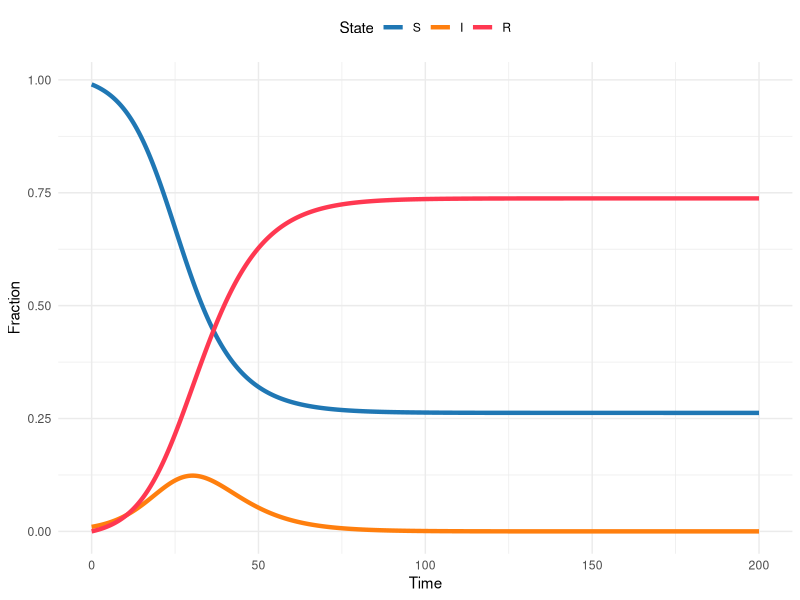

Reproduce this figure in R. (Note: this script raises an error after producing the figure.)
## ---- chunk 1
library(here)
library(rio)
library(deSolve)
library(tidyverse)
## ---- chunk 2
theme_set(theme_minimal())
## ---- chunk 3
sir_model <- function(time, state, params, ...) {
  transmission <- params["transmission"]
  recovery <- 1 / params["duration"]

  S <- state["S"]
  I <- state["I"]
  R <- state["R"]

  dSdt <- -transmission * S * I
  dIdt <- (transmission * S * I) - (recovery * I)
  dRdt <- recovery * I

  return(list(c(dSdt, dIdt, dRdt)))
}
## ---- chunk 4
sir_params <- c(transmission = 0.3, duration = 6)
sir_init_states <- c(S = 0.99, I = 0.01, R = 0)
sim_times <- seq(0, 200, by = 0.1)

sir_sol <- ode(
  y = sir_init_states,
  times = sim_times,
  func = sir_model,
  parms = sir_params
)
## ---- chunk 5
#| out-width: 100%
#| column: body

# Turn the output from the ODE solver into a tibble (dataframe)
# so we can manipulate and plot it easily
sir_sol_df <- as_tibble(sir_sol) %>%
  # Convert all columns to numeric (they are currently type
  # deSolve so will produce warnings when plotting etc)
  mutate(
    # Rather than repeatedly type the same function for every
    # column, use the across() function to apply the function
    # to a selection of columns
    across(
      # The cols argument takes a selection of columns to apply
      # a function to. Here, we want to apply the as.numeric()
      # function to all columns, so we use the function
      # everything() to select all columns.
      .cols = everything(),
      .fns = as.numeric
    )
  ) %>%
  # Convert the dataframe from wide to long format, so we have a
  # column for the time, a column for the state, and a column
  # for the proportion of the population in that state at that
  # time
  pivot_longer(
    # Don't pivot the time column
    cols = -time,
    names_to = "state",
    values_to = "proportion"
  ) %>%
  # Update the state column to be a factor, so the plot will
  # show the states in the correct order
  mutate(state = factor(state, levels = c("S", "I", "R")))

sir_colors <- c(S = "#1f77b4", I = "#ff7f0e", R = "#FF3851")

ggplot(sir_sol_df, aes(x = time, y = proportion, color = state)) +
  geom_line(linewidth = 1.5) +
  scale_color_manual(values = sir_colors) +
  labs(
    x = "Time",
    y = "Fraction",
    color = "State"
  ) +
  theme(legend.position = "top")
## ---- chunk 6
# the number of times we want to do this.
# This is a matter of choice and computational capacity
# (this model is small and quick, but that won't always be the case)
num_iterations <- 100

# since we're going to do this num_iterations times we need a place
# to store the results

for (iter in 1:num_iterations) {
  # each time take a random draw of the transmission rate from the
  # confidence interval
  sir_params <- c(transmission = runif(1, .283, .317), duration = 6)
  sir_init_states <- c(S = 0.99, I = 0.01, R = 0)
  sim_times <- seq(0, 200, by = 0.1)

  sir_sol <- ode(
    y = sir_init_states,
    times = sim_times,
    func = sir_model,
    parms = sir_params
  )
  sir_sol <- as_tibble(sir_sol)
  # mark this as the iter iteration of the loop
  sir_sol$iteration <- iter
  # if this is the first iteration, create a place to store the output
  # if it's the second or higher, append the output to the storage
  if (iter == 1) {
    sir_sol_storage <- sir_sol
  }
  if (iter > 1) {
    sir_sol_storage <- bind_rows(sir_sol_storage, sir_sol)
  }
}
## ---- chunk 7
# Turn the output from the ODE solver into a tibble (dataframe)
# so we can manipulate and plot it easily
sir_sol_df <- as_tibble(sir_sol_storage) %>%
  # Convert all columns to numeric (they are currently type deSolve
  # so will produce warnings when plotting etc)
  mutate(
    # Rather than repeatedly type the same function for every column,
    # use the across() function to apply the function to a selection
    # of columns
    across(
      # The cols argument takes a selection of columns to apply
      # a function to. Here, we want to apply the as.numeric()
      # function to all columns, so we use the function
      # everything() to select all columns.
      .cols = everything(),
      .fns = as.numeric
    )
  ) %>%
  # Convert the dataframe from wide to long format, so we have a
  # column for the time, a column for the state, and a column
  # for the proportion of the population in that state at that
  # time
  pivot_longer(
    # Don't pivot the time column
    cols = -c(time, iteration),
    names_to = "state",
    values_to = "proportion"
  ) %>%
  # Update the state column to be a factor, so the plot will
  # show the states in the correct order
  mutate(state = factor(state, levels = c("S", "I", "R")))

sir_colors <- c(S = "#1f77b4", I = "#ff7f0e", R = "#FF3851")

ggplot(
  sir_sol_df,
  aes(
    x = time,
    y = proportion,
    color = state,
    group = interaction(iteration, state)
  )
) +
  geom_line(linewidth = 1.5, alpha = .1) +
  scale_color_manual(values = sir_colors) +
  labs(
    x = "Time",
    y = "Fraction",
    color = "State"
  ) +
  theme(legend.position = "top")
## ---- chunk 8
####################################################################
# Parameters and initial conditions                                #
####################################################################

S <- 998 # number susceptible
I <- 1 # number infected
R <- 1 # number recovered
time <- 0

beta <- .5 # transmission rate
gamma <- 1 / 7 # recovery rate
## ---- chunk 9
####################################################################
# Gillespie Step                                                   #
####################################################################
gil_step <- function(SIR, beta, gamma) {
  # SIR is a vector containing 4 elements
  #   S = scalar number of susceptibles now
  #   I = scalar number of infecteds now
  #   R = scalar number of recovereds now
  #   time = current time
  # beta = transmission rate
  # gamma = recovery rate

  # draw two random exponential variables
  times <- rexp(
    2,
    c(
      # the first is the rate of new infections: S*Beta*I/N
      beta * SIR[1] * SIR[2] / sum(SIR[1:3]),
      # the second is the rate of new recoveries: I*gamma
      SIR[2] * gamma
    )
  )

  return(list(
    # which.min identifies which of the two random variables is smallest,
    # and thus the first to happen: this is the transition that we'll make
    change_state = which.min(times),
    # this identifies how much time elapsed before the transition occurred,
    # so we can increment time forward
    time_step = min(times)
  ))
}
## ---- chunk 10
####################################################################
# Simulate over time                                               #
####################################################################
counter <- 0 # set counter at 0
while (all(I > 0)) {
  # continue until I is depleted
  counter <- counter + 1
  # counter for number of transitions: we don't know how many transitions
  # will happen until the simulation is over
  #
  # current SIR states
  sir_tmp <- c(S[counter], I[counter], R[counter], time[counter])
  step <- gil_step(sir_tmp, beta, gamma)
  if (step$change_state == 1) {
    # if transition is an infection, reduce S and increase I
    sir_tmp[1] <- sir_tmp[1] - 1
    sir_tmp[2] <- sir_tmp[2] + 1
  }
  if (step$change_state == 2) {
    # if transition is an recovery, reduce I and increase R
    sir_tmp[2] <- sir_tmp[2] - 1
    sir_tmp[3] <- sir_tmp[3] + 1
  }
  sir_tmp[4] <- sir_tmp[4] + step$time_step # increment time

  # Append changes
  S <- c(S, sir_tmp[1])
  I <- c(I, sir_tmp[2])
  R <- c(R, sir_tmp[3])
  time <- c(time, sir_tmp[4])

  # cat(S[counter],\"-\",I[counter],\"-\",R[counter],\"-\",time[counter], \".\\n\")
  # this prints the output as it goes
}
## ---- chunk 11
#| out-width: 100%
#| column: body

# Reuse the plotting code from above

# Turn the output from gil_step() into a tibble (dataframe)
# so we can manipulate and plot it easily
# put elements in a data frame
gil_df <- tibble(time, S, I, R) %>%
  # Convert all columns to numeric (they are currently type
  # deSolve so will produce warnings when plotting etc)
  mutate(
    # Rather than repeatedly type the same function for every
    # column, use the across() function to apply the function
    # to a selection of columns
    across(
      # The cols argument takes a selection of columns to apply
      # a function to. Here, we want to apply the as.numeric()
      # function to all columns, so we use the function
      # everything() to select all columns.
      .cols = everything(),
      .fns = as.numeric
    )
  ) %>%
  # Convert the dataframe from wide to long format, so we have a
  # column for the time, a column for the state, and a column
  # for the proportion of the population in that state at that
  # time
  pivot_longer(
    # Don't pivot the time column
    cols = -c(time),
    names_to = "state",
    values_to = "number"
  ) %>%
  # Update the state column to be a factor, so the plot will
  # show the states in the correct order
  mutate(state = factor(state, levels = c("S", "I", "R")))

sir_colors <- c(S = "#1f77b4", I = "#ff7f0e", R = "#FF3851")

ggplot(gil_df, aes(x = time, y = number, color = state)) +
  geom_line(linewidth = 1.5) +
  scale_color_manual(values = sir_colors) +
  labs(
    x = "Time",
    y = "Number",
    color = "State"
  ) +
  theme(legend.position = "top")
## ---- chunk 12
####################################################################
# Simulate over time                                               #
num_iterations <- 10 # number of realizations to simulate

for (iter in 1:num_iterations) {
  ####################################################################
  # Parameters and initial conditions                                #
  ####################################################################

  S <- 998 # number susceptible
  I <- 1 # number infected
  R <- 1 # number recovered
  time <- 0
  # initialize iteration counter
  iteration <- iter

  beta <- .5 # transmission rate
  gamma <- 1 / 7 # recovery rate

  ####################################################################
  # Simulate over time                                               #
  ####################################################################
  counter <- 0 # set counter at 0
  while (all(I > 0)) {
    # continue until I is depleted
    counter <- counter + 1
    # counter for number of transitions: we don't know how many transitions
    # will happen until the simulation is over

    # current SIR states
    sir_tmp <- c(S[counter], I[counter], R[counter], time[counter])
    step <- gil_step(sir_tmp, beta, gamma)
    if (step$change_state == 1) {
      # if transition is an infection, reduce S and increase I
      sir_tmp[1] <- sir_tmp[1] - 1
      sir_tmp[2] <- sir_tmp[2] + 1
    }
    if (step$change_state == 2) {
      # if transition is an recovery, reduce I and increase R
      sir_tmp[2] <- sir_tmp[2] - 1
      sir_tmp[3] <- sir_tmp[3] + 1
    }
    # increment time
    sir_tmp[4] <- sir_tmp[4] + step$time_step

    # Append changes
    S <- c(S, sir_tmp[1])
    I <- c(I, sir_tmp[2])
    R <- c(R, sir_tmp[3])
    time <- c(time, sir_tmp[4])
    iteration <- c(iteration, iter)

    # cat(S[counter],\"-\",I[counter],\"-\",R[counter],\"-\",time[counter], \".\\n\")
    # this prints the output as it goes
  }
  if (iter == 1) {
    sir_gil_storage <- tibble(S, I, R, time, iteration)
  }
  if (iter > 1) {
    sir_gil_storage <- bind_rows(
      sir_gil_storage,
      tibble(S, I, R, time, iteration)
    )
  }
}
## ---- chunk 13
# Reuse the plotting code from above

# Turn the output from gil_step() into a tibble (dataframe)
# so we can manipulate and plot it easily
# put elements in a data frame
gil_df <- sir_gil_storage %>%
  # Convert all columns to numeric (they are currently type
  # deSolve so will produce warnings when plotting etc)
  mutate(
    # Rather than repeatedly type the same function for every
    # column, use the across() function to apply the function
    # to a selection of columns
    across(
      # The cols argument takes a selection of columns to apply
      # a function to. Here, we want to apply the as.numeric()
      # function to all columns, so we use the function
      # everything() to select all columns.
      .cols = everything(),
      .fns = as.numeric
    )
  ) %>%
  # Convert the dataframe from wide to long format, so we have a
  # column for the time, a column for the state, and a column
  # for the proportion of the population in that state at that
  # time
  pivot_longer(
    # Don't pivot the time column
    cols = -c(time, iteration),
    names_to = "state",
    values_to = "number"
  ) %>%
  # Update the state column to be a factor, so the plot will
  # show the states in the correct order
  mutate(state = factor(state, levels = c("S", "I", "R")))

sir_colors <- c(S = "#1f77b4", I = "#ff7f0e", R = "#FF3851")

ggplot(
  gil_df,
  aes(
    x = time,
    y = number,
    color = state,
    group = interaction(iteration, state)
  )
) +
  geom_line(linewidth = 1.5, alpha = .1) +
  scale_color_manual(values = sir_colors) +
  labs(
    x = "Time",
    y = "Number",
    color = "State"
  ) +
  theme(legend.position = "top")
## ---- chunk 14
####################################################################
# Parameters and initial conditions                                #
####################################################################

S <- 998 # number susceptible
I <- 1 # number infected
R <- 1 # number recovered
time <- 0

beta <- .5 # transmission rate
gamma <- 1 / 7 # recovery rate
## ---- chunk 15
####################################################################
# Tau Leaping Single time step                                     #
####################################################################
tau_sir_step <- function(sims, S, I, R, beta, gamma, delta_t, ...) {
  # adapted from Aaron King's code
  # sims = number of simulations
  # S = initial susceptible population
  # I = initial infected population
  # R = initial recovered population
  # beta = transmission rate
  # gamma = recovery rate

  # total population size
  N <- S + I + R
  # new incident infections
  dSI <- rpois(n = sims, beta * S * (I / N) * delta_t)
  # recoveries
  dIR <- rpois(n = sims, gamma * I * delta_t)
  # note that this can be done with a binomial step as well
  # dSI <- rbinom(n=sims,size=S,prob=1-exp(-beta*(I/N)*delta_t))
  # new incident infections
  # dIR <- rbinom(n=sims,size=I,prob=1-exp(-gamma*delta_t))
  # recoveries

  # since it is possible for the transitions to drive the states negative,
  # we have to prevent that
  # change in S
  S <- pmax(S - dSI, 0)
  # change in I
  I <- pmax(I + dSI - dIR, 0)
  # change in R
  R <- R + dIR
  # note that dSI are the new incident infections
  cbind(S, I, R, dSI)
}
## ---- chunk 16
####################################################################
# set up and storage for states                                    #
####################################################################
max_time <- 100
# time to simulate over. With Tau Leaping the random draws scale with time
# not with population size, so this is much more efficient than Gillespie
# for large populations
sims <- 1000
# number of simulations: notice that we can do WAY more now

s_mat <- matrix(S, 1, sims) # storage item for S for all simulations
i_mat <- matrix(I, 1, sims) # storage item for I for all simulations
r_mat <- matrix(R, 1, sims) # storage item for R for all simulations
new_cases <- matrix(0, 1, sims)
# storage item for new cases (i.e. incidence) for all simulations
n_mat <- S + I + R # storage item for N for all simulations
## ---- chunk 17
####################################################################
# run over a time from 2 to T                                      #
####################################################################
#
for (time_step in 2:max_time) {
  # loop over time, time_step is the index

  out <- tau_sir_step(
    sims,
    s_mat[time_step - 1, ],
    i_mat[time_step - 1, ],
    r_mat[time_step - 1, ],
    beta,
    gamma,
    delta_t = 1
  )
  # call to SIR step function above

  # update state
  s_mat <- rbind(s_mat, out[, 1])
  # update state
  i_mat <- rbind(i_mat, out[, 2])
  # update state
  r_mat <- rbind(r_mat, out[, 3])
  # update state -- note population size isn't changing, but this could be
  # updated with births/deaths
  n_mat <- rbind(n_mat, out[, 1] + out[, 2] + out[, 3])
  # update state
  new_cases <- rbind(new_cases, out[, 4])
}
## ---- chunk 18
#| out-width: 100%
#| column: body

####################################################################
# plotting                                                         #
####################################################################
# put output in a data frame
tau_df <- tibble(
  S = array(s_mat),
  I = array(i_mat),
  R = array(r_mat),
  N = array(n_mat),
  cases = array(new_cases),
  time = rep(1:max_time, sims),
  iteration = rep(1:sims, each = max_time)
)

tau_df <- tau_df %>%
  pivot_longer(
    # Don't pivot the time column
    cols = -c(time, iteration),
    names_to = "state",
    values_to = "number"
  ) %>%
  mutate(state = factor(state, levels = c("S", "I", "R", "N", "cases")))

# fix this color
sir_colors <- c(S = "#1f77b4", I = "#ff7f0e", R = "#FF3851", cases = "#2ca02c")

tau_df %>%
  mutate(iteration = as.factor(iteration)) %>%
  filter(state %in% c("S", "I", "R")) %>%
  ggplot(aes(
    x = time,
    y = number,
    group = interaction(iteration, state),
    color = state
  )) +
  geom_line(linewidth = 1.5, alpha = .1) +
  scale_color_manual(values = sir_colors) +
  labs(
    x = "Time",
    y = "Number",
    color = "State"
  ) +
  theme(legend.position = "top")
## ---- chunk 19
#| out-width: 100%
#| column: body
####################################################################
# plotting                                                         #
####################################################################
# put output in a data frame
tau_df <- tibble(
  S = array(s_mat),
  I = array(i_mat),
  R = array(r_mat),
  N = array(n_mat),
  cases = array(new_cases),
  time = rep(1:max_time, sims),
  iteration = rep(1:sims, each = max_time)
)

tau_df <- tau_df %>%
  pivot_longer(
    # Don't pivot the time column
    cols = -c(time, iteration),
    names_to = "state",
    values_to = "number"
  ) %>%
  mutate(state = factor(state, levels = c("S", "I", "R", "N", "cases")))

# fix this color
sir_colors <- c(S = "#1f77b4", I = "#ff7f0e", R = "#FF3851", cases = "#2ca02c")

tau_df %>%
  mutate(iteration = as.factor(iteration)) %>%
  filter(state %in% c("I", "cases")) %>%
  ggplot(aes(
    x = time,
    y = number,
    group = interaction(iteration, state),
    color = state
  )) +
  geom_line(linewidth = 1.5, alpha = .1) +
  scale_color_manual(values = sir_colors) +
  labs(
    x = "Time",
    y = "Number",
    color = "State"
  ) +
  theme(legend.position = "top")
## ---- chunk 20
####################################################################
# Parameters and initial conditions                                #
####################################################################
S <- 998 # number susceptible
I <- 1 # number infected
R <- 1 # number recovered
time <- 0

beta <- 3.5 # transmission rate -- note the change in value
## ---- chunk 21
####################################################################
# Single time step                                                 #
####################################################################
chain_binomial_step <- function(sims, S, I, R, beta, ...) {
  # S = initial susceptible population
  # I = initial infected population
  # R = initial recovered population
  # beta is transmission rate

  # total population size
  N <- S + I + R
  # this is the only stochastic step; only do draw if I >0
  new_i <- rbinom(n = sims, pmax(S, 0), 1 - exp(-beta * pmax(I, 0) / N))
  # this step is now deterministic, because everyone from the past time
  # step recovers
  new_s <- S - new_i
  new_r <- R + I

  cbind(new_s, new_i, new_r)
}
## ---- chunk 22
####################################################################
# Run over many steps											   #
####################################################################

max_time <- 20
# note here that the time step is one infectious generation time,
# so 7 days from gamma above
sims <- 1000

s_mat <- matrix(S, 1, sims) # storage item for S for all simulations
i_mat <- matrix(I, 1, sims) # storage item for I for all simulations
r_mat <- matrix(R, 1, sims) # storage item for R for all simulations
n_mat <- S + I + R

for (time_step in 2:max_time) {
  out <- chain_binomial_step(
    sims,
    s_mat[time_step - 1, ],
    i_mat[time_step - 1, ],
    r_mat[time_step - 1, ],
    beta
  )
  # update state
  s_mat <- rbind(s_mat, out[, 1])
  # update state
  i_mat <- rbind(i_mat, out[, 2])
  # update state
  r_mat <- rbind(r_mat, out[, 3])
  # update state -- note population size isn't changing, but this could be
  # updated with births/deaths
  n_mat <- rbind(n_mat, out[, 1] + out[, 2] + out[, 3])
}
## ---- chunk 23
#| echo: true
#| message: false
#| out-width: 100%
#| column: body

# put output in a data frame
bin_df <- tibble(
  S = array(s_mat),
  I = array(i_mat),
  R = array(r_mat),
  N = array(matrix(n_mat)),
  time = rep(1:max_time, sims),
  iteration = rep(1:sims, each = max_time)
)

bin_df <- bin_df %>%
  pivot_longer(
    # Don't pivot the time column
    cols = -c(time, iteration),
    names_to = "state",
    values_to = "number"
  ) %>%
  mutate(state = factor(state, levels = c("S", "I", "R", "N")))

# fix this color
sir_colors <- c(S = "#1f77b4", I = "#ff7f0e", R = "#FF3851")

# NOT CURRENTLY WORKING
# NOT PLOTTING AS INDIVIDUAL LINES

bin_df %>%
  mutate(iteration = as.factor(iteration)) %>%
  filter(state %in% c("S", "I", "R")) %>%
  ggplot(aes(
    x = time,
    y = number,
    group = interaction(iteration, state),
    color = state
  )) +
  geom_line(linewidth = 1.5, alpha = .1) +
  scale_color_manual(values = sir_colors) +
  labs(
    x = "Time",
    y = "Number",
    color = "State"
  ) +
  theme(legend.position = "top")
